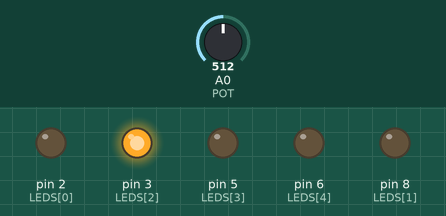
Simulated run of this sketch. Board: Arduino Uno, built with avr-gcc and run on an emulated ATmega328P. Shown: output pins drawn as LEDs (lit = HIGH). The test bench sets the inputs (shaded band); at power-on: A0 (POT) = 512.

Above: at 1.2 s.
1.3 s: A0 (POT) set to 495
At 1.7 s:
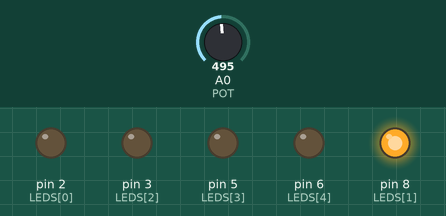
2.8 s: A0 (POT) set to 268
4.3 s: A0 (POT) set to 237
At 5.4 s:
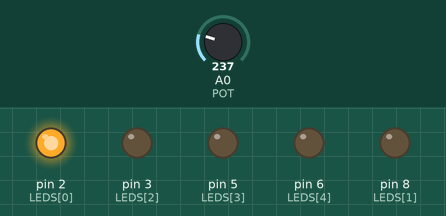
5.8 s: A0 (POT) set to 900
At 6.7 s:
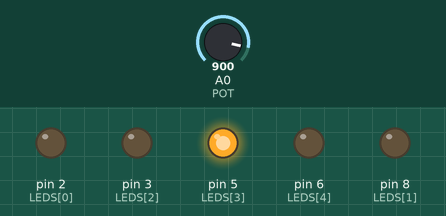
7.3 s: A0 (POT) set to 1010
8.8 s: A0 (POT) set to 1023
At 9.2 s:
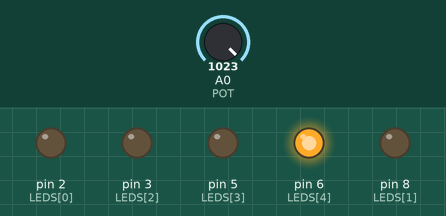
Timing chart, 0 to 11.3 s (numbered marks = the images above; inputs shaded):
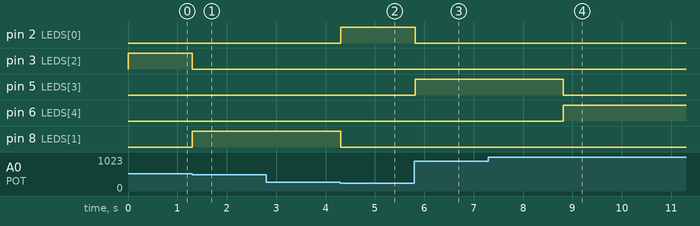

Measured:
- the behaviour switches between 512 and 511 on A0 (POT) (found by bisection; images 0 and 1)
- the behaviour switches between 256 and 255 on A0 (POT) (found by bisection; images 1 and 2)
- the behaviour switches between 1022 and 1023 on A0 (POT) (found by bisection; images 3 and 4)
- after the input at 1.3 s, pin 3 (LEDS[2]): HIGH → LOW at once; pin 8 (LEDS[1]): LOW → HIGH at once
- after the input at 4.3 s, pin 2 (LEDS[0]): LOW → HIGH at once; pin 8 (LEDS[1]): HIGH → LOW at once
- after the input at 5.8 s, pin 2 (LEDS[0]): HIGH → LOW at once; pin 5 (LEDS[3]): LOW → HIGH at once
- after the input at 8.8 s, pin 5 (LEDS[3]): HIGH → LOW at once; pin 6 (LEDS[4]): LOW → HIGH at once

The sketch:

S10_S2_3.ino
```cpp
int LEDS[5] = {2,8,3,5,6};
int POT = A0;

int i = 0;

void setup() {
  for(i = 0; i < 5; i++) {
    pinMode(LEDS[i], OUTPUT);
  }
  pinMode(POT, INPUT);
  Serial.begin(9600);
}

void apagarLeds() {
  for(i = 0; i < 5; i++) {
    digitalWrite(LEDS[i], 0);
  }
}

void loop() {
  int value = analogRead(POT);
  int index = map(value, 0, 1023, 0, 4);
  apagarLeds();
  digitalWrite(LEDS[index], 1);
  delay(100);
}
```
